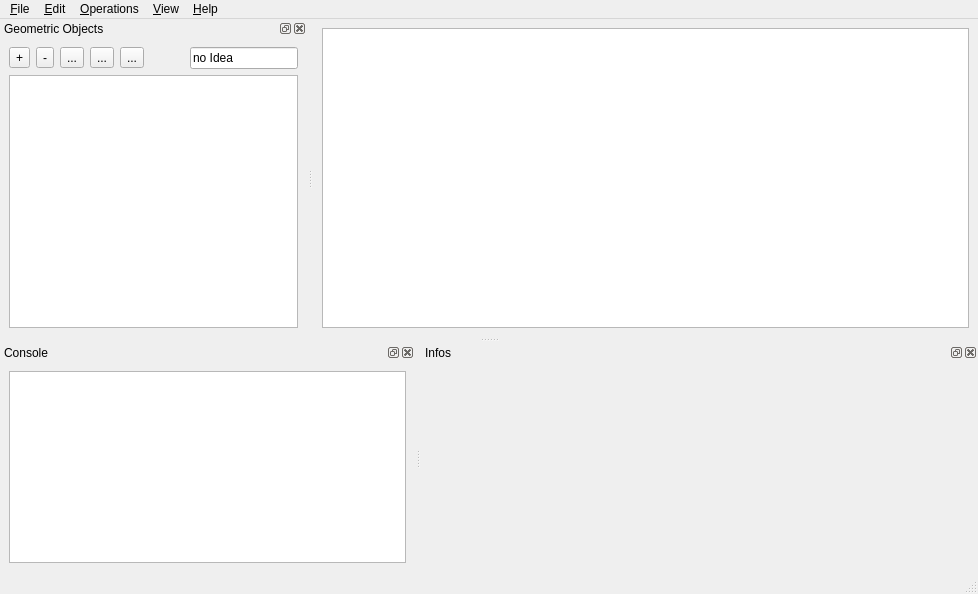
<?xml version="1.0" encoding="UTF-8"?>
<ui version="4.0">
 <class>MainWindow</class>
 <widget class="QMainWindow" name="MainWindow">
  <property name="geometry">
   <rect>
    <x>0</x>
    <y>0</y>
    <width>978</width>
    <height>594</height>
   </rect>
  </property>
  <property name="windowTitle">
   <string>Boolean Set Operations and Minkowksi Sum</string>
  </property>
  <property name="windowIcon">
   <iconset resource="Boolean_operations_2.qrc">
    <normaloff>:/cgal/icons/resources/cgal_logo.xpm</normaloff>:/cgal/icons/resources/cgal_logo.xpm</iconset>
  </property>
  <widget class="QWidget" name="centralwidget">
   <layout class="QVBoxLayout" name="verticalLayout_2">
    <item>
     <widget class="QGraphicsView" name="SceneGraphicsView">
      <property name="sizePolicy">
       <sizepolicy hsizetype="Preferred" vsizetype="Preferred">
        <horstretch>0</horstretch>
        <verstretch>1</verstretch>
       </sizepolicy>
      </property>
     </widget>
    </item>
   </layout>
  </widget>
  <widget class="QMenuBar" name="menubar">
   <property name="geometry">
    <rect>
     <x>0</x>
     <y>0</y>
     <width>978</width>
     <height>22</height>
    </rect>
   </property>
   <widget class="QMenu" name="menuFile">
    <property name="title">
     <string>&amp;File</string>
    </property>
    <addaction name="actionLoad"/>
    <addaction name="actionErase"/>
    <addaction name="actionEraseAll"/>
    <addaction name="actionDuplicate"/>
    <addaction name="actionSaveAs"/>
    <addaction name="actionSave"/>
    <addaction name="separator"/>
    <addaction name="action_Quit"/>
   </widget>
   <widget class="QMenu" name="menuEdit">
    <property name="title">
     <string>&amp;Edit</string>
    </property>
    <addaction name="actionShowHide"/>
    <addaction name="actionSelectAllItems"/>
   </widget>
   <widget class="QMenu" name="menuOperations">
    <property name="title">
     <string>&amp;Operations</string>
    </property>
    <addaction name="actionDraw_Bezier_curve"/>
    <addaction name="actionDraw_Circular_curve"/>
    <addaction name="actionComplement"/>
    <addaction name="actionintersection"/>
    <addaction name="actionunion"/>
    <addaction name="actionDifference"/>
    <addaction name="actionSymmetric_Difference"/>
    <addaction name="actionMinkowski_Sum"/>
   </widget>
   <widget class="QMenu" name="menuView">
    <property name="title">
     <string>&amp;View</string>
    </property>
    <addaction name="actionRecenterScene"/>
   </widget>
   <widget class="QMenu" name="menu_Help">
    <property name="title">
     <string>&amp;Help</string>
    </property>
    <addaction name="actionHelp"/>
   </widget>
   <addaction name="menuFile"/>
   <addaction name="menuEdit"/>
   <addaction name="menuOperations"/>
   <addaction name="menuView"/>
   <addaction name="menu_Help"/>
  </widget>
  <widget class="QStatusBar" name="statusbar"/>
  <widget class="QDockWidget" name="sceneDockWidget">
   <property name="sizePolicy">
    <sizepolicy hsizetype="Preferred" vsizetype="Expanding">
     <horstretch>0</horstretch>
     <verstretch>0</verstretch>
    </sizepolicy>
   </property>
   <property name="locale">
    <locale language="English" country="UnitedStates"/>
   </property>
   <property name="windowTitle">
    <string>Geometric Objects</string>
   </property>
   <attribute name="dockWidgetArea">
    <number>1</number>
   </attribute>
   <widget class="QWidget" name="dockWidgetContent">
    <layout class="QGridLayout" name="gridLayout_2">
     <item row="0" column="0">
      <layout class="QVBoxLayout" name="verticalLayout">
       <item>
        <layout class="QHBoxLayout" name="horizontalLayout">
         <item>
          <widget class="QToolButton" name="addButton">
           <property name="text">
            <string>+</string>
           </property>
           <property name="icon">
            <iconset resource="Boolean_operations_2.qrc">
             <normaloff>:/cgal/icons/plus</normaloff>:/cgal/icons/plus</iconset>
           </property>
          </widget>
         </item>
         <item>
          <widget class="QToolButton" name="removeButton">
           <property name="text">
            <string>-</string>
           </property>
           <property name="icon">
            <iconset resource="Boolean_operations_2.qrc">
             <normaloff>:/cgal/icons/minus</normaloff>:/cgal/icons/minus</iconset>
           </property>
          </widget>
         </item>
         <item>
          <widget class="QToolButton" name="duplicateButton">
           <property name="text">
            <string>...</string>
           </property>
           <property name="icon">
            <iconset resource="Boolean_operations_2.qrc">
             <normaloff>:/cgal/icons/duplicate</normaloff>:/cgal/icons/duplicate</iconset>
           </property>
          </widget>
         </item>
         <item>
          <widget class="QToolButton" name="upButton">
           <property name="text">
            <string>...</string>
           </property>
           <property name="icon">
            <iconset resource="Boolean_operations_2.qrc">
             <normaloff>:/cgal/icons/resources/up.png</normaloff>:/cgal/icons/resources/up.png</iconset>
           </property>
          </widget>
         </item>
         <item>
          <widget class="QToolButton" name="downButton">
           <property name="text">
            <string>...</string>
           </property>
           <property name="icon">
            <iconset resource="Boolean_operations_2.qrc">
             <normaloff>:/cgal/icons/resources/down.png</normaloff>:/cgal/icons/resources/down.png</iconset>
           </property>
          </widget>
         </item>
         <item>
          <spacer name="horizontalSpacer">
           <property name="orientation">
            <enum>Qt::Horizontal</enum>
           </property>
           <property name="sizeHint" stdset="0">
            <size>
             <width>40</width>
             <height>20</height>
            </size>
           </property>
          </spacer>
         </item>
         <item>
          <widget class="QLineEdit" name="searchEdit">
           <property name="text">
            <string>no Idea</string>
           </property>
           <property name="placeholderText">
            <string>Quick filter... &lt;Alt+Q&gt;</string>
           </property>
          </widget>
         </item>
        </layout>
       </item>
       <item>
        <widget class="QTreeView" name="sceneView">
         <property name="sizePolicy">
          <sizepolicy hsizetype="Expanding" vsizetype="Preferred">
           <horstretch>0</horstretch>
           <verstretch>0</verstretch>
          </sizepolicy>
         </property>
         <property name="editTriggers">
          <set>QAbstractItemView::DoubleClicked|QAbstractItemView::EditKeyPressed|QAbstractItemView::SelectedClicked</set>
         </property>
         <property name="dragDropMode">
          <enum>QAbstractItemView::InternalMove</enum>
         </property>
         <property name="alternatingRowColors">
          <bool>true</bool>
         </property>
         <property name="selectionMode">
          <enum>QAbstractItemView::ExtendedSelection</enum>
         </property>
         <property name="selectionBehavior">
          <enum>QAbstractItemView::SelectRows</enum>
         </property>
         <property name="indentation">
          <number>10</number>
         </property>
        </widget>
       </item>
      </layout>
     </item>
    </layout>
   </widget>
  </widget>
  <widget class="QDockWidget" name="consoleDockWidget">
   <property name="allowedAreas">
    <set>Qt::BottomDockWidgetArea|Qt::LeftDockWidgetArea|Qt::TopDockWidgetArea</set>
   </property>
   <property name="windowTitle">
    <string>Console</string>
   </property>
   <attribute name="dockWidgetArea">
    <number>8</number>
   </attribute>
   <widget class="QWidget" name="dockWidgetContents">
    <layout class="QVBoxLayout" name="verticalLayout_3">
     <item>
      <widget class="QTextEdit" name="consoleTextEdit">
       <property name="readOnly">
        <bool>true</bool>
       </property>
      </widget>
     </item>
    </layout>
   </widget>
  </widget>
  <widget class="QDockWidget" name="infoDockWidget">
   <property name="windowTitle">
    <string>Infos</string>
   </property>
   <attribute name="dockWidgetArea">
    <number>8</number>
   </attribute>
   <widget class="QWidget" name="dockWidgetContents_2">
    <layout class="QHBoxLayout" name="horizontalLayout_2">
     <item>
      <layout class="QVBoxLayout" name="verticalLayout_4" stretch="0,0">
       <property name="spacing">
        <number>0</number>
       </property>
       <item>
        <widget class="QScrollArea" name="scrollArea">
         <property name="minimumSize">
          <size>
           <width>350</width>
           <height>0</height>
          </size>
         </property>
         <property name="frameShape">
          <enum>QFrame::NoFrame</enum>
         </property>
         <property name="widgetResizable">
          <bool>true</bool>
         </property>
         <widget class="QWidget" name="scrollAreaWidgetContents">
          <property name="geometry">
           <rect>
            <x>0</x>
            <y>0</y>
            <width>541</width>
            <height>173</height>
           </rect>
          </property>
          <layout class="QGridLayout" name="gridLayout">
           <item row="0" column="0">
            <widget class="QLabel" name="infoLabel">
             <property name="sizePolicy">
              <sizepolicy hsizetype="Preferred" vsizetype="Preferred">
               <horstretch>0</horstretch>
               <verstretch>1</verstretch>
              </sizepolicy>
             </property>
             <property name="contextMenuPolicy">
              <enum>Qt::DefaultContextMenu</enum>
             </property>
             <property name="lineWidth">
              <number>0</number>
             </property>
             <property name="alignment">
              <set>Qt::AlignLeading|Qt::AlignLeft|Qt::AlignTop</set>
             </property>
             <property name="textInteractionFlags">
              <set>Qt::LinksAccessibleByKeyboard|Qt::LinksAccessibleByMouse|Qt::TextBrowserInteraction|Qt::TextSelectableByKeyboard|Qt::TextSelectableByMouse</set>
             </property>
            </widget>
           </item>
          </layout>
         </widget>
        </widget>
       </item>
       <item>
        <widget class="QLabel" name="displayLabel">
         <property name="text">
          <string/>
         </property>
        </widget>
       </item>
      </layout>
     </item>
    </layout>
   </widget>
  </widget>
  <action name="actionSave">
   <property name="text">
    <string>Save</string>
   </property>
   <property name="shortcut">
    <string>Ctrl+Q</string>
   </property>
  </action>
  <action name="actionLoad">
   <property name="icon">
    <iconset resource="Boolean_operations_2.qrc">
     <normaloff>:/cgal/icons/plus</normaloff>:/cgal/icons/plus</iconset>
   </property>
   <property name="text">
    <string>&amp;Load curve</string>
   </property>
   <property name="shortcut">
    <string>Ctrl+L</string>
   </property>
  </action>
  <action name="actionErase">
   <property name="icon">
    <iconset resource="Boolean_operations_2.qrc">
     <normaloff>:/cgal/icons/minus</normaloff>:/cgal/icons/minus</iconset>
   </property>
   <property name="text">
    <string>&amp;Erase curve</string>
   </property>
   <property name="shortcut">
    <string>Del</string>
   </property>
  </action>
  <action name="actionDuplicate">
   <property name="icon">
    <iconset resource="Boolean_operations_2.qrc">
     <normaloff>:/cgal/icons/duplicate</normaloff>:/cgal/icons/duplicate</iconset>
   </property>
   <property name="text">
    <string>&amp;Duplicate curve</string>
   </property>
   <property name="shortcut">
    <string>Ctrl+D</string>
   </property>
  </action>
  <action name="actionEraseAll">
   <property name="text">
    <string>&amp;Erase All curves</string>
   </property>
  </action>
  <action name="actionSaveAs">
   <property name="text">
    <string>Save &amp;as...</string>
   </property>
  </action>
  <action name="actionShowHide">
   <property name="text">
    <string>Show/Hide Curves</string>
   </property>
   <property name="shortcut">
    <string>Ctrl+Space</string>
   </property>
  </action>
  <action name="actionRecenterScene">
   <property name="text">
    <string>Re&amp;center Scene</string>
   </property>
   <property name="shortcut">
    <string>Ctrl+R</string>
   </property>
  </action>
  <action name="actionSelectAllItems">
   <property name="text">
    <string>Select All Curves</string>
   </property>
   <property name="shortcut">
    <string>Ctrl+A</string>
   </property>
  </action>
    <action name="actionDraw_Bezier_curve">
   <property name="icon">
    <iconset resource="Boolean_operations_2.qrc">
     <normaloff>:/cgal/icons/resources/insert_bezier.bmp</normaloff>:/cgal/icons/resources/insert_bezier.bmp</iconset>
   </property>
   <property name="text">
    <string>Draw Bezier polygon</string>
   </property>
  </action>
  <action name="actionDraw_Circular_curve">
   <property name="icon">
    <iconset resource="Boolean_operations_2.qrc">
     <normaloff>:/cgal/icons/resources/insert_polygon.bmp</normaloff>:/cgal/icons/resources/insert_polygon.bmp</iconset>
   </property>
   <property name="text">
    <string>Draw Circular polygon</string>
   </property>
  </action>
  <action name="actionComplement">
   <property name="icon">
    <iconset resource="Boolean_operations_2.qrc">
     <normaloff>:/cgal/icons/resources/comp_P.bmp</normaloff>:/cgal/icons/resources/comp_P.bmp</iconset>
   </property>
   <property name="text">
    <string>Complement</string>
   </property>
  </action>
  <action name="actionintersection">
   <property name="icon">
    <iconset resource="Boolean_operations_2.qrc">
     <normaloff>:/cgal/icons/resources/intersection.bmp</normaloff>:/cgal/icons/resources/intersection.bmp</iconset>
   </property>
   <property name="text">
    <string>Intersection</string>
   </property>
  </action>
  <action name="actionunion">
   <property name="icon">
    <iconset resource="Boolean_operations_2.qrc">
     <normaloff>:/cgal/icons/resources/union.bmp</normaloff>:/cgal/icons/resources/union.bmp</iconset>
   </property>
   <property name="text">
    <string>Union</string>
   </property>
  </action>
  <action name="actionDifference">
   <property name="icon">
    <iconset resource="Boolean_operations_2.qrc">
     <normaloff>:/cgal/icons/resources/diff_PQ.bmp</normaloff>:/cgal/icons/resources/diff_PQ.bmp</iconset>
   </property>
   <property name="text">
    <string>Difference</string>
   </property>
  </action>
  <action name="actionSymmetric_Difference">
   <property name="icon">
    <iconset resource="Boolean_operations_2.qrc">
     <normaloff>:/cgal/icons/resources/symm_diff.bmp</normaloff>:/cgal/icons/resources/symm_diff.bmp</iconset>
   </property>
   <property name="text">
    <string>Symmetric Difference</string>
   </property>
  </action>
  <action name="actionMinkowski_Sum">
   <property name="icon">
    <iconset resource="Boolean_operations_2.qrc">
     <normaloff>:/cgal/icons/resources/mink_sum.bmp</normaloff>:/cgal/icons/resources/mink_sum.bmp</iconset>
   </property>
   <property name="text">
    <string>Minkowski Sum</string>
   </property>
  </action>
  <action name="actionHelp">
   <property name="text">
    <string>&amp;About</string>
   </property>
  </action>
  <action name="actionDraw_Polygon">
   <property name="text">
    <string>Draw Polygon</string>
   </property>
  </action>
  <action name="action_Quit">
   <property name="text">
    <string>&amp;Quit</string>
   </property>
  </action>
 </widget>
 <resources>
  <include location="Boolean_operations_2.qrc"/>
 </resources>
 <connections/>
</ui>
